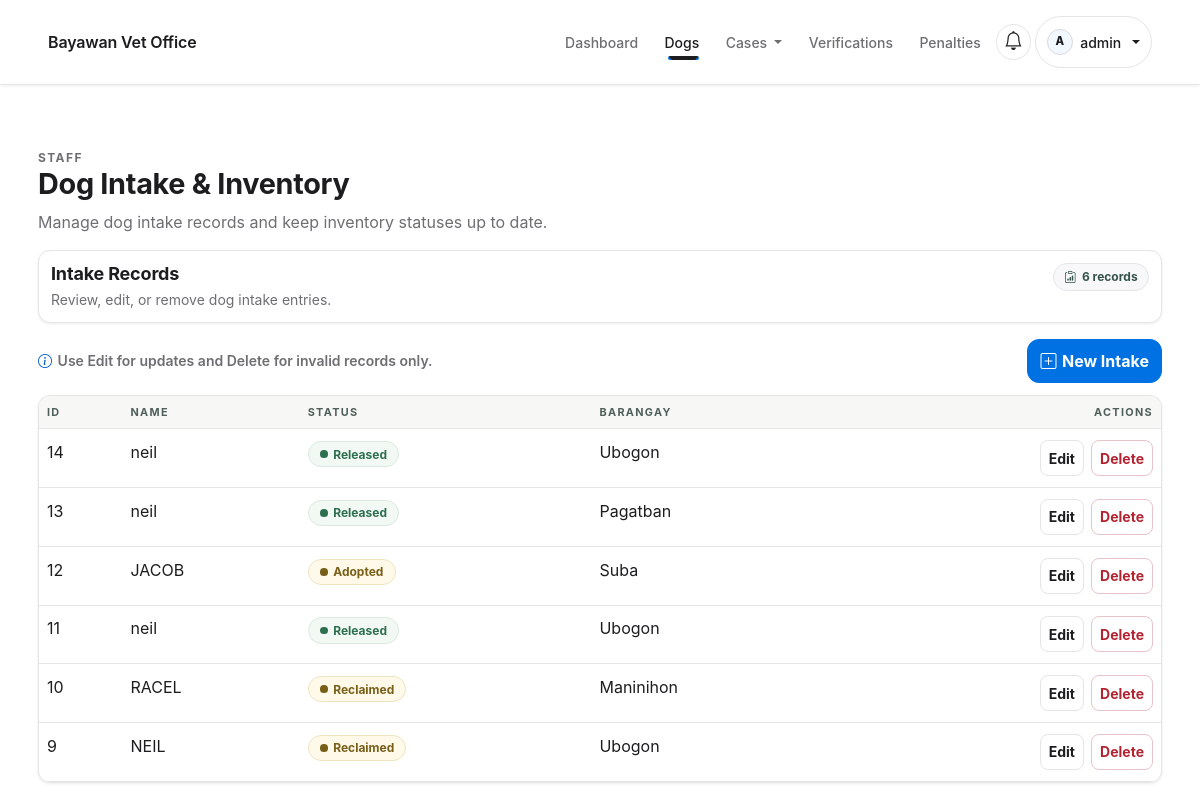
The page /staff/dogs/ (signed in) on the database as committed earlier.
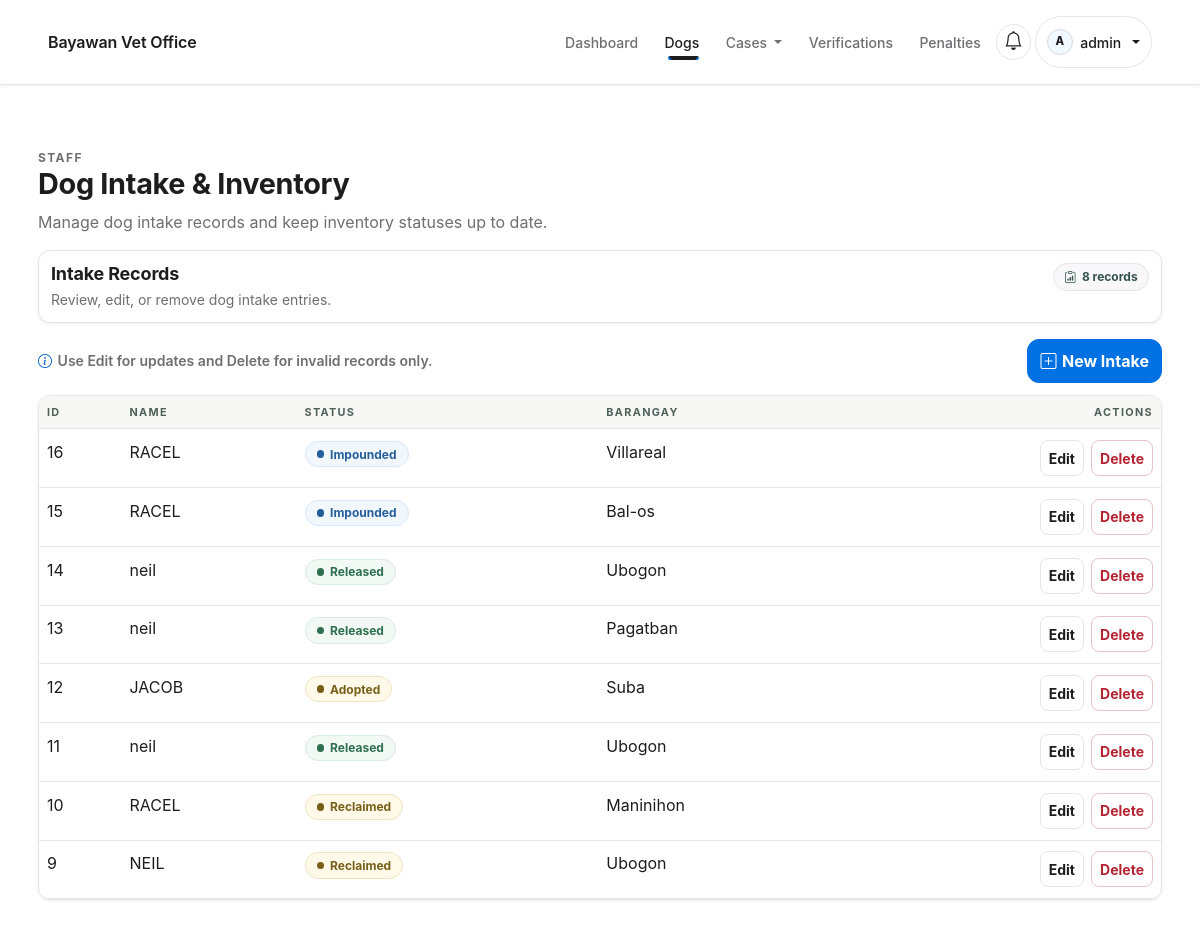
The same page on the database as committed later.
### dogs/models.py (models this page shows, shortened)
class Dog(TimeStampedModel):
    class VaccinationStatus(models.TextChoices):
        VACCINATED = 'VACCINATED', 'Vaccinated'
        UNVACCINATED = 'UNVACCINATED', 'Unvaccinated'
    class Status(models.TextChoices):
        IMPOUNDED = 'IMPOUNDED', 'Impounded'
        AVAILABLE = 'AVAILABLE', 'Available for Adoption'
        ADOPTED = 'ADOPTED', 'Adopted'
        RECLAIMED = 'RECLAIMED', 'Reclaimed'
        RELEASED = 'RELEASED', 'Released'
    class RegistrationApprovalStatus(models.TextChoices):
        PENDING = 'PENDING', 'Pending Review'
        APPROVED = 'APPROVED', 'Approved'
        REJECTED = 'REJECTED', 'Rejected'
    owner = models.ForeignKey(
        settings.AUTH_USER_MODEL,
        on_delete=models.SET_NULL,
        null=True,
        blank=True,
        related_name='dogs',
    )
    name = models.CharField(max_length=120, blank=True)
    status = models.CharField(max_length=20, choices=Status.choices, default=Status.IMPOUNDED)
    sex = models.CharField(max_length=10, blank=True)
    age_estimate = models.CharField(max_length=50, blank=True)
    color = models.CharField(max_length=80, blank=True)
    capture_datetime = models.DateTimeField(null=True, blank=True)
    surrender_datetime = models.DateTimeField(null=True, blank=True)
    barangay = models.CharField(max_length=120, blank=True)
    gps_coordinates = models.CharField(max_length=120, blank=True)
    kennel_slot = models.CharField(max_length=30, blank=True)
    photo = models.ImageField(upload_to='dogs/', blank=True)
    notes = models.TextField(blank=True)
    vaccination_status = models.CharField(
        max_length=20,
        choices=VaccinationStatus.choices,
        blank=True,
        default='',
    )
    vaccination_proof = models.FileField(upload_to='vaccination_proofs/', blank=True)
    vaccination_request = models.BooleanField(default=False)
    vaccination_schedule = models.DateTimeField(null=True, blank=True)
    registration_approval_status = models.CharField(
        max_length=20,
        choices=RegistrationApprovalStatus.choices,
        default=RegistrationApprovalStatus.APPROVED,
    )
    registration_reviewed_at = models.DateTimeField(null=True, blank=True)
    registration_reviewed_by = models.ForeignKey(
        settings.AUTH_USER_MODEL,
        on_delete=models.SET_NULL,
        null=True,
        blank=True,
        related_name='dog_registration_reviews',
    )

### dogs/staff_views.py (the view)
# urls.py: path('staff/dogs/', staff_views.manage_list, name='dogs_manage_list'),
@login_required
@role_required('ADMIN', 'STAFF')
def manage_list(request):
    dogs = Dog.objects.order_by('-created_at')
    return render(request, 'dogs/manage_list.html', {'dogs': dogs})

### notifications/context_processors.py (called while the page is built)
def unread_notifications(request):
    if not request.user.is_authenticated:
        return {'unread_notifications': 0, 'nav_notifications': []}
    items = Notification.objects.filter(user=request.user).order_by('-created_at')
    count = items.filter(is_read=False).count()
    return {
        'unread_notifications': count,
        'nav_notifications': items[:5],
    }

### templates/dogs/manage_list.html (shortened to what this page needs)
{% extends 'base.html' %}
{% load static %}
{% block extra_css %}
  <link rel="stylesheet" href="{% static 'css/staff-admin-modern.css' %}" />
{% endblock %}
{% block content %}
  <section class="section-pad staff-admin-page">
    <div class="container staff-admin-wrap">
      {% include 'partials/page_header.html' with eyebrow="Staff" title="Dog Intake & Inventory" subtitle="Manage dog intake records and keep inventory statuses up to date." %}
      <div class="staff-admin-summary mb-3">
        <div>
          <h2 class="staff-admin-summary-title">Intake Records</h2>
          <p class="staff-admin-summary-text">Review, edit, or remove dog intake entries.</p>
        </div>
        <div class="staff-admin-chip-group">
          <span class="staff-admin-chip"><i class="bi bi-clipboard-data"></i> {{ dogs|length }} record{{ dogs|length|pluralize }}</span>
        </div>
      </div>
      <div class="staff-admin-toolbar">
        <div class="staff-admin-legend">
          <i class="bi bi-info-circle"></i>
          <span>Use Edit for updates and Delete for invalid records only.</span>
        </div>
        <a class="btn btn-primary" href="{% url 'dogs_create' %}">
          <i class="bi bi-plus-square"></i>
          New Intake
        </a>
      </div>
      <div class="staff-admin-table-card table-shell">
        <div class="table-responsive">
          <table class="table table-mobile-stack">
            <thead>
              <tr>
                <th>ID</th>
                <th>Name</th>
                <th>Status</th>
                <th>Barangay</th>
                <th class="text-end">Actions</th>
              </tr>
            </thead>
            <tbody>
              {% for dog in dogs %}
                <tr>
                  <td data-label="ID">{{ dog.id }}</td>
                  <td data-label="Name">{{ dog.name|default:"Unnamed" }}</td>
                  <td data-label="Status">
                    {% if dog.status == 'AVAILABLE' or dog.status == 'RELEASED' %}
                      <span class="status-pill status-pill--success">{{ dog.get_status_display }}</span>
                    {% elif dog.status == 'IMPOUNDED' %}
                      <span class="status-pill status-pill--info">{{ dog.get_status_display }}</span>
                    {% elif dog.status == 'ADOPTED' or dog.status == 'RECLAIMED' %}
                      <span class="status-pill status-pill--warning">{{ dog.get_status_display }}</span>
                    {% else %}
                      <span class="status-pill status-pill--muted">{{ dog.get_status_display }}</span>
                    {% endif %}
                  </td>
                  <td data-label="Barangay">{{ dog.barangay|default:"-" }}</td>
                  <td data-label="Actions" class="text-end">
                    <div class="staff-admin-table-actions">
                      <a class="btn btn-sm btn-outline-secondary" href="{% url 'dogs_edit' dog.pk %}">
                        Edit
                      </a>
                      <form method="post" action="{% url 'dogs_delete_staff' dog.pk %}">
                        <button
                          class="btn btn-sm btn-outline-danger"
                          type="submit"
                          onclick="return confirm('Delete this dog record?');"
                        >
                          Delete
                        </button>
                      </form>
                    </div>
                  </td>
                </tr>
              {% empty %}
                <tr>
                  <td colspan="5">
                    <div class="staff-admin-empty">No intake records yet.</div>
                  </td>
                </tr>
              {% endfor %}
            </tbody>
          </table>
        </div>
      </div>
    </div>
  </section>
{% endblock %}

Rows that differ between the two databases and show on the page:
added Dog: id "16", name "RACEL", status "Impounded", barangay "Villareal"
added Dog: id "15", name "RACEL", status "Impounded", barangay "Bal-os"
Other text that changed with them:
{{ dogs|length }}: "6" → "8"
